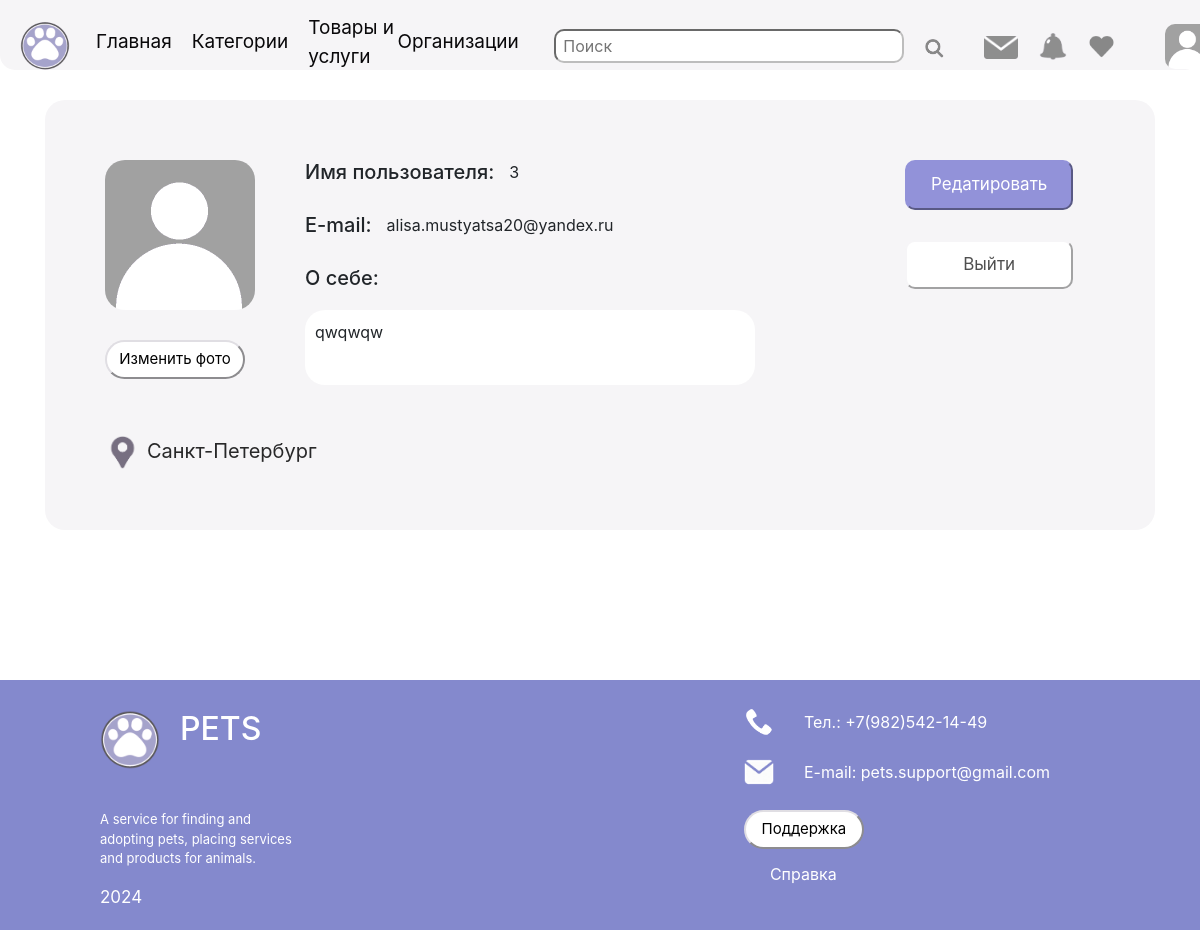
Screenshot of /profile (signed in) with the database file from the repository.
### data/users.py (models this page shows, shortened)
class User(SqlAlchemyBase, UserMixin):
    __tablename__ = 'users'
    id = sqlalchemy.Column(sqlalchemy.Integer,
                           primary_key=True, autoincrement=True)
    name = sqlalchemy.Column(sqlalchemy.String, nullable=False)
    about = sqlalchemy.Column(sqlalchemy.String, nullable=True)
    photo = sqlalchemy.Column(sqlalchemy.String, nullable=True)
    email = sqlalchemy.Column(sqlalchemy.String,
                              index=True, unique=True, nullable=False)
    hashed_password = sqlalchemy.Column(sqlalchemy.String, nullable=False)
    created_date = sqlalchemy.Column(sqlalchemy.DateTime,
                                     default=datetime.datetime.now)
    posts = orm.relationship("Post", back_populates='user')
    city = sqlalchemy.Column(sqlalchemy.String, default='Москва')

### main.py (the view)
@app.route('/profile')
def profile():
    session["link"] = '/profile'
    if current_user.is_authenticated:
        if len(current_user.city) > 30:
            city = current_user.city[:30] + '...'
        else:
            city = current_user.city
        return render_template('profile.html', title='Профиль', city=city)
    return render_template('autorization.html', title='Авторизация')

### data/db_session.py (called while the page is built)
def create_session() -> Session:
    global __factory
    return __factory()

### main.py (called while the page is built)
@login_manager.user_loader
def load_user(user_id):
    db_sess = db_session.create_session()
    return db_sess.query(User).get(user_id)

### templates/profile.html
{% extends "base.html" %}
{% block content %}
<div class="account">
    <div style="text-align: start; display: flex;">
        <div style="justify-content: center;">
            <img src={{current_user.photo}} class="ava"><br>
            <button class="butt" style="width: 140px;">Изменить фото</button>
        </div>
        <div style="text-align: start; margin-left: 40px;">
            <div style="display: flex; margin-bottom: 13px;"><h5 style="margin-right: 15px;">Имя пользователя:</h5> <p>{{ current_user.name}}</p></div>
            <div style="display: flex; margin-bottom: 13px;"><h5 style="margin-right: 15px;">E-mail:</h5><p>{{ current_user.email}}</p></div>
            <h5>О себе:</h5>
            <div class="about">
                <p>{{ current_user.about}}</p>
            </div>
        </div>
        <div style="display: block; margin-left: 150px;">
            <a href=""><button class="edit">Редатировать</button></a><br>
            <button class="logout">Выйти</button>
        </div>
    </div>
    <div class="geo">
        <a href="/choice_city"><img src="/static/img/point.png" height="35" style="margin-right: 7px">{{city}}</a>
    </div>
</div>
{% endblock %}

### static/css/style.css (style rules this page uses)
.geo { width: 500px; margin-top: 50px; text-align: start; }
.about { padding: 10px; background: #fff; width: 450px; height: 75px; margin-top: 20px; border-radius: 20px; text-align: start; }
.account { border-radius: 20px; background-color: #f6f5f7; padding: 60px; display: block; margin-top: 30px; }
.geo a { font-size: 20px; color: #282829; text-decoration: none; }
.logout { padding: 10px; text-decoration: none; background: #fff; color: #4F4F4F; border-radius: 10px; border-color: #f6f5f7; font-size: 17px; width: 120%; }
.edit { padding: 10px; width: 120%; margin-bottom: 30px; text-decoration: none; background: #9292D9; color: #fff; border-color: #9292D9; border-radius: 10px; font-size: 17px; }
.butt { font-size: 15px; border-radius: 30px; border-color: #e0dee3; justify-items: center; outline:none; padding: 6px; margin-right: 20px; width: 120px; background: #fff; }
.ava { width: 150px; height: 150px; margin-bottom: 30px; border-radius: 20px }

### rows the page displays
User: photo (placeholder picture), name "3", email "alisa.mustyatsa20@yandex.ru", about "qwqwqw", city "Санкт-Петербург"
